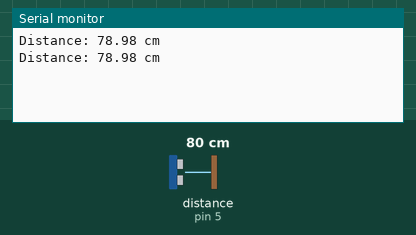
The sketch below on a simulated Arduino Uno, built with avr-gcc and run on an emulated ATmega328P. On the bench: the last lines printed to the serial monitor. Wiring (inferred from the names in the program): ultrasonic range finder: trigger pin 19; echo pin 5. The inputs (shaded band) are chosen by the test bench; at power-on: distance to the obstacle (sensor on pin 5) 80 cm. The echo pulse lasts 58.3 µs per cm.

Above: at 1.8 s.
1.9 s: distance to the obstacle (sensor on pin 5) set to 2 cm
At 2.8 s:
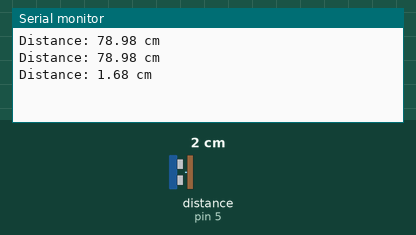
3.4 s: distance to the obstacle (sensor on pin 5) set to 4 cm
At 4.8 s:
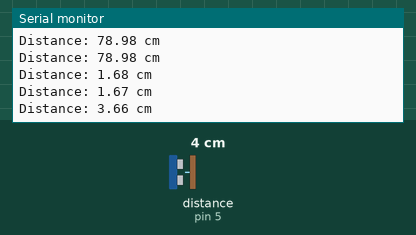
Timing chart, 0 to 6.4 s (numbered marks = the images above; inputs shaded):
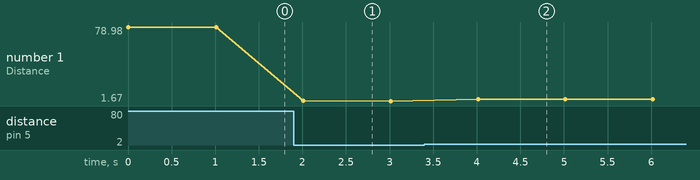

Measured:
- after the input at 1.9 s, the serial monitor: prints a new line after 0.11 s (image 1)
- after the input at 3.4 s, the serial monitor: prints a new line after 0.61 s (image 2)
- plotted number 1: 78.98 → 1.67 after the input at 1.9 s, 1.67 → 3.66 after the input at 3.4 s

The sketch:

ultrasonic1.ino
```cpp
#define TRIG_PIN 19
#define ECHO_PIN 5

void setup() {
  Serial.begin(115200);
  pinMode(TRIG_PIN, OUTPUT);
  pinMode(ECHO_PIN, INPUT);
}

void loop() {
  // Clear the trigger pin
  digitalWrite(TRIG_PIN, LOW);
  delayMicroseconds(2);

  // Set the trigger pin high for 10 microseconds
  digitalWrite(TRIG_PIN, HIGH);
  delayMicroseconds(10);
  digitalWrite(TRIG_PIN, LOW);

  // Read the echo pin
  long duration = pulseIn(ECHO_PIN, HIGH);

  // Calculate the distance
  float distance = duration * 0.034 / 2; //Duration*SounSpeed/2

  // Print the distance
  Serial.print("Distance: ");
  Serial.print(distance);
  Serial.println(" cm");

  delay(1000);  // Wait for a second before next measurement
}
```
